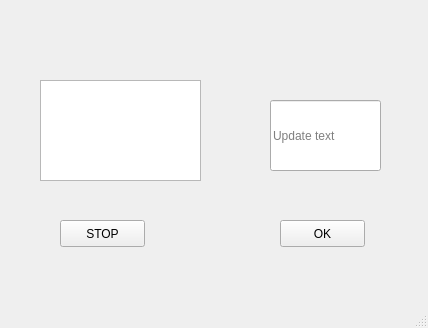
<?xml version="1.0" encoding="UTF-8"?>
<ui version="4.0">
 <class>MainWindow</class>
 <widget class="QMainWindow" name="MainWindow">
  <property name="geometry">
   <rect>
    <x>0</x>
    <y>0</y>
    <width>428</width>
    <height>328</height>
   </rect>
  </property>
  <property name="windowTitle">
   <string>display</string>
  </property>
  <widget class="QWidget" name="centralwidget">
   <widget class="QPushButton" name="Button">
    <property name="geometry">
     <rect>
      <x>60</x>
      <y>220</y>
      <width>85</width>
      <height>27</height>
     </rect>
    </property>
    <property name="text">
     <string>STOP</string>
    </property>
   </widget>
   <widget class="QTextEdit" name="text">
    <property name="geometry">
     <rect>
      <x>40</x>
      <y>80</y>
      <width>161</width>
      <height>101</height>
     </rect>
    </property>
   </widget>
   <widget class="QPushButton" name="Button_2">
    <property name="geometry">
     <rect>
      <x>280</x>
      <y>220</y>
      <width>85</width>
      <height>27</height>
     </rect>
    </property>
    <property name="text">
     <string>OK</string>
    </property>
   </widget>
   <widget class="QLineEdit" name="lineEdit">
    <property name="geometry">
     <rect>
      <x>270</x>
      <y>100</y>
      <width>111</width>
      <height>71</height>
     </rect>
    </property>
    <property name="text">
     <string/>
    </property>
    <property name="placeholderText">
     <string>Update text</string>
    </property>
   </widget>
  </widget>
  <widget class="QMenuBar" name="menubar">
   <property name="geometry">
    <rect>
     <x>0</x>
     <y>0</y>
     <width>428</width>
     <height>27</height>
    </rect>
   </property>
  </widget>
  <widget class="QStatusBar" name="statusbar"/>
 </widget>
 <resources/>
 <connections/>
</ui>
